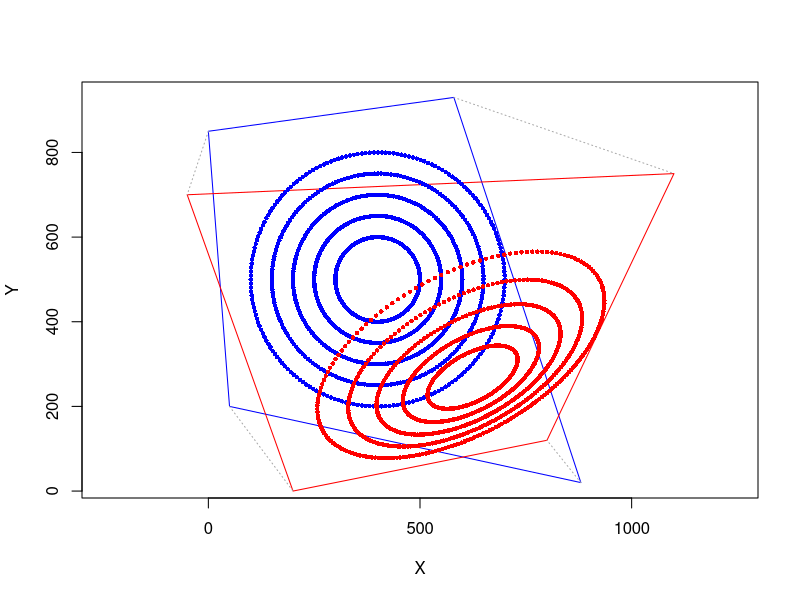

Write the R code that produced this figure.
# Linear keystone distortion correction
# www.overfitting.net
# https://www.overfitting.net/

library(png)

# Keystone correction equations:
# https://discorpy.readthedocs.io/en/latest/tutorials/methods.html
# "2.2.7. Calculating coefficients of a correction model for perspective distortion"

# Distorted reference points (BLUE)
xd=c(50, 880, 580, 0)
yd=c(200, 20, 930, 850)

# Undistorted points (RED)
xu=c(200, 800, 1100, -50)
yu=c(0, 120, 750, 700)


# Solve 8 equations linear system: A * k = b -> k = inv(A) * b
A=matrix(nrow=8, ncol=8)
A[1,]=c(xd[1], yd[1], 1, 0,     0,     0, -xd[1]*xu[1], -yd[1]*xu[1])
A[2,]=c(0,     0,     0, xd[1], yd[1], 1, -xd[1]*yu[1], -yd[1]*yu[1])
A[3,]=c(xd[2], yd[2], 1, 0,     0,     0, -xd[2]*xu[2], -yd[2]*xu[2])
A[4,]=c(0,     0,     0, xd[2], yd[2], 1, -xd[2]*yu[2], -yd[2]*yu[2])
A[5,]=c(xd[3], yd[3], 1, 0,     0,     0, -xd[3]*xu[3], -yd[3]*xu[3])
A[6,]=c(0,     0,     0, xd[3], yd[3], 1, -xd[3]*yu[3], -yd[3]*yu[3])
A[7,]=c(xd[4], yd[4], 1, 0,     0,     0, -xd[4]*xu[4], -yd[4]*xu[4])
A[8,]=c(0,     0,     0, xd[4], yd[4], 1, -xd[4]*yu[4], -yd[4]*yu[4])

b=as.matrix(c(xu[1], yu[1], xu[2], yu[2], xu[3], yu[3], xu[4], yu[4]))

k=solve(A, b)  # equivalent to solve(A) %*% b

# Undo distortion function
undo.keystone = function(xd, yd, k) {
    xu = (k[1]*xd+k[2]*yd+k[3]) / (k[7]*xd+k[8]*yd+1)
    yu = (k[4]*xd+k[5]*yd+k[6]) / (k[7]*xd+k[8]*yd+1)
    return(c(xu, yu))  # return pair (xu, yu)
}

# Check it works fine -> OK
for (i in 1:4) {
    print(undo.keystone(xd[i], yd[i], k))
}

# Plot
plot(c(xd, xd[1]), c(yd, yd[1]), type='l', col='blue', asp=1,
     xlab='X', ylab='Y', xlim=c(-100,1100))
lines(c(xu, xu[1]), c(yu, yu[1]), type='l', col='red')

for (i in 1:4) {
    lines(c(xd[i], xu[i]), c(yd[i], yu[i]), type='l', lty=3, col='darkgray')
}


# Circles
xdp=c()
ydp=c()
R=100
for (j in 0:4) {
    for (i in 0:199) {
        xdp=c(xdp, 400+R*(j/2+1)*sin(2*pi*i/200))
        ydp=c(ydp, 500+R*(j/2+1)*cos(2*pi*i/200))
    }
}

lines(xdp, ydp, type='p', col='blue', pch=16, cex=0.6)
for (i in 1:length(xdp)) {
    xuyu=undo.keystone(xdp[i], ydp[i], k)
    lines(xuyu[1], xuyu[2], type='p', col='red', pch=16, cex=0.6)
}
